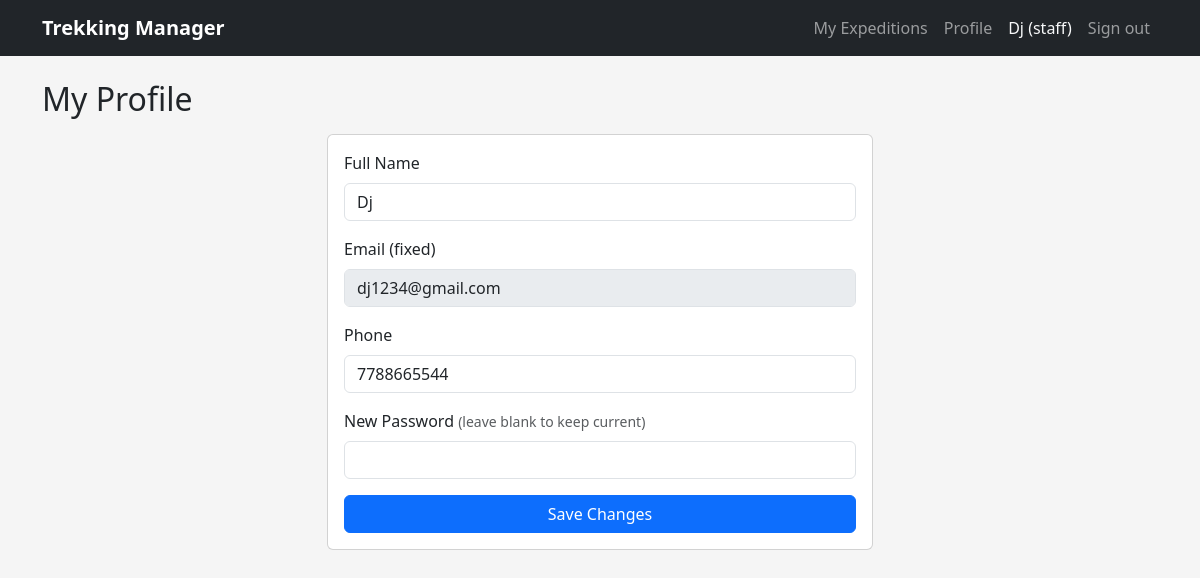
/staff/profile (signed in), run on the app's committed database.
### models.py (models this page shows)
class Account(db.Model):
    __tablename__ = "accounts"
    id = db.Column(db.Integer, primary_key=True)
    full_name = db.Column(db.String(120), nullable=False)
    email = db.Column(db.String(120), nullable=False, unique=True)
    password_hash = db.Column(db.String(255), nullable=False)
    role = db.Column(db.String(20), nullable=False)
    phone_no = db.Column(db.String(20))
    account_status = db.Column(db.String(20), nullable=False, default="active")
    joined_on = db.Column(db.DateTime, default=datetime.utcnow)
    guided_expeditions = db.relationship("Expedition", backref="guide", lazy=True)
    reservations = db.relationship("Reservation", backref="account", lazy=True)

### main.py (the view, shortened to what this page needs)
@app.route("/staff/profile", methods=["GET", "POST"], endpoint="staff.profile")
@roles_only("staff")
def staff_profile():
    account = Account.query.get(session["account_id"])
    return render_template("staff/profile.html", account=account)

### main.py (called while the page is built)
def roles_only(*allowed_roles):
    def outer(view_func):
        @wraps(view_func)
        def guarded(*args, **kwargs):
            if "account_id" not in session:
                flash("Please sign in first.", "warning")
                return redirect(url_for("auth.login"))
            if session.get("role") not in allowed_roles:
                flash("That page isn't available for your account type.", "danger")
                return redirect(url_for("auth.landing"))
            return view_func(*args, **kwargs)
        return guarded
    return outer

### templates/staff/profile.html (shortened to what this page needs)
{% extends "layout.html" %}
{% block body %}
<h2 class="mb-3">My Profile</h2>
<div class="row justify-content-center">
    <div class="col-md-6">
        <div class="card"><div class="card-body">
            <form method="POST">
                <div class="mb-3">
                    <label class="form-label">Full Name</label>
                    <input type="text" name="full_name" class="form-control" value="{{ account.full_name }}" required>
                </div>
                <div class="mb-3">
                    <label class="form-label">Email (fixed)</label>
                    <input type="email" class="form-control" value="{{ account.email }}" disabled>
                </div>
                <div class="mb-3">
                    <label class="form-label">Phone</label>
                    <input type="text" name="phone_no" class="form-control" value="{{ account.phone_no or '' }}">
                </div>
                <div class="mb-3">
                    <label class="form-label">New Password <small class="text-muted">(leave blank to keep current)</small></label>
                    <input type="password" name="password" class="form-control" minlength="4">
                </div>
                <button type="submit" class="btn btn-primary w-100">Save Changes</button>
            </form>
        </div></div>
    </div>
</div>
{% endblock %}

### templates/layout.html (shortened to what this page needs)
<!DOCTYPE html>
<html lang="en">
<head>
    <link href="https://cdnjs.cloudflare.com/ajax/libs/bootstrap/5.3.3/css/bootstrap.min.css" rel="stylesheet">
    <link rel="stylesheet" href="{{ url_for('static', filename='css/main.css') }}">
</head>
<body>
<nav class="navbar navbar-expand-lg navbar-dark bg-dark mb-4">
    <div class="container">
        <a class="navbar-brand" href="{{ url_for('auth.landing') }}">Trekking Manager</a>
        <div class="collapse navbar-collapse" id="navBar">
            <ul class="navbar-nav ms-auto">
                {% if session.account_id %}
                    {% if session.role == 'admin' %}
                        <li class="nav-item"><a class="nav-link" href="{{ url_for('admin.overview') }}">Overview</a></li>
                        <li class="nav-item"><a class="nav-link" href="{{ url_for('admin.list_expeditions') }}">Expeditions</a></li>
                        <li class="nav-item"><a class="nav-link" href="{{ url_for('admin.list_guides') }}">Guides</a></li>
                        <li class="nav-item"><a class="nav-link" href="{{ url_for('admin.list_trekkers') }}">Trekkers</a></li>
                        <li class="nav-item"><a class="nav-link" href="{{ url_for('admin.all_reservations') }}">Reservations</a></li>
                    {% elif session.role == 'staff' %}
                        <li class="nav-item"><a class="nav-link" href="{{ url_for('staff.my_expeditions') }}">My Expeditions</a></li>
                        <li class="nav-item"><a class="nav-link" href="{{ url_for('staff.profile') }}">Profile</a></li>
                    {% endif %}
                    <li class="nav-item">
                        <span class="nav-link text-light">{{ session.full_name }} ({{ session.role }})</span>
                    </li>
                    <li class="nav-item">
                        <a class="nav-link" href="{{ url_for('auth.logout') }}">Sign out</a>
                    </li>
                {% else %}
                    <li class="nav-item"><a class="nav-link" href="{{ url_for('auth.login') }}">Sign in</a></li>
                    <li class="nav-item"><a class="nav-link" href="{{ url_for('auth.register') }}">Register</a></li>
                {% endif %}
            </ul>
        </div>
    </div>
</nav>
<div class="container">
    {% block body %}{% endblock %}
</div>
</body>
</html>

### static/css/main.css (style rules this page uses)
body { background-color: #f5f5f5; }
.navbar-brand { font-weight: bold; }
.card { border-radius: 6px; }

### data on the page
Account: role "staff", full_name "Dj", email "dj1234@gmail.com", phone_no "7788665544"

### other printed values
{{ session.full_name }} "Dj"
